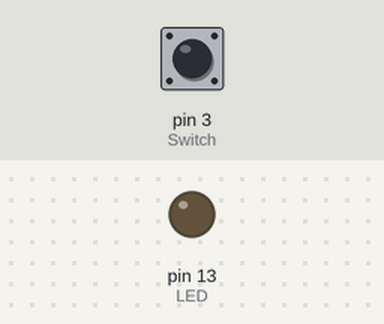
Recording of a sketch running on a simulated Arduino Uno, built with avr-gcc and run on an emulated ATmega328P. Shown: output pins drawn as LEDs (lit = HIGH). Dashed ring = blinking. The test bench sets the inputs (shaded band); at power-on: pin 3 (Switch) HIGH. What the sketch prints to the serial monitor is not drawn.

Above: at 1.2 s.
1.3 s: pin 3 (Switch) pulled LOW for 0.15 s
At 2.3 s:
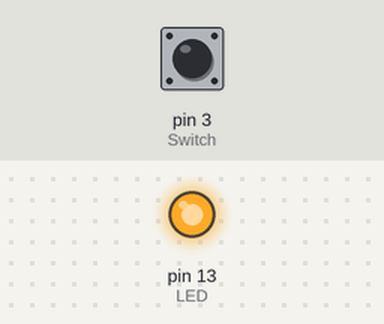
2.9 s: pin 3 (Switch) pulled LOW for 1 s
At 5.3 s:
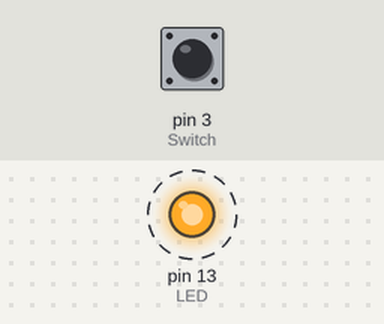
Timing chart, 0 to 12.9 s (numbered marks = the images above; inputs shaded):
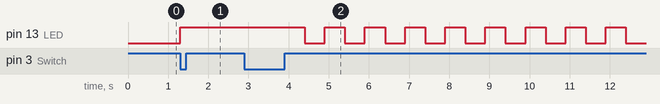

The sketch:

LED_On_Off_Switch_.ino
```cpp
int Switch = 3;
int LED = 13;

void setup()
{
    pinMode(Switch, INPUT_PULLUP);
    pinMode(LED, OUTPUT);
    Serial.begin(115200);
}

int Rising_cnt = 0;
int Falling_cnt = 0;
int Read = 0;
bool check_cnt = true;
int control_cnt = 0;

void loop()
{
    Read = digitalRead(Switch);

    while (Read != HIGH)
    {
        digitalWrite(LED, HIGH);

        Rising_cnt = Rising_cnt;
        Serial.println("Rising_cnt");
        Serial.println(Rising_cnt);

        Read = digitalRead(Switch);

        Rising_cnt++;
    }

    if (Rising_cnt >= 100)
    {
        control_cnt++;
        control_cnt = control_cnt % 5;
        Rising_cnt = 0;
    }

    if (control_cnt == 1)
    {
        digitalWrite(LED, HIGH);
        Serial.println("c_c : 1");
        Serial.println(control_cnt);
    }
    else if (control_cnt == 2)
    {
        digitalWrite(LED, HIGH);
        delay(500);
        digitalWrite(LED, LOW);
        delay(500);
        Serial.println("c_c : 2");
        Serial.println(control_cnt);
    }
    else if (control_cnt == 3)
    {
        digitalWrite(LED, HIGH);
        delay(250);
        digitalWrite(LED, LOW);
        delay(500);
        Serial.println("c_c : 1");
        Serial.println(control_cnt);
    }
    else if (control_cnt == 4)
    {
        digitalWrite(LED, LOW);

        Serial.println("c_c : 4");
        Serial.println(control_cnt);
    }

    // check_cnt = true;

    // digitalWrite(LED, HIGH);

    // digitalWrite(LED, LOW);

    // Serial.println("Read");
    // Serial.println(Read);

    // if (click_cnt - cnt >= 500)
    // {

    //     click_cnt = cnt;
    //     check_cnt++;
    //     Serial.println(check_cnt);

    // //}
    // Serial.println(cnt);

    // if (click_cnt != Read)
    // {

    //     if (cnt != 1)
    //     {
    //         cnt++;
    //         Serial.println("cnt, in");
    //         Serial.println(cnt);
    //     }
    // }

    // Serial.println("Switch");
    // Serial.println(Switch);
}
```

Measured:
- after the input at 1.3 s, pin 13 (LED): LOW → HIGH at once
- after the input at 2.9 s, pin 13 (LED): alternates HIGH for 0.50 s and LOW for 0.50 s, starting after 1.5 s
